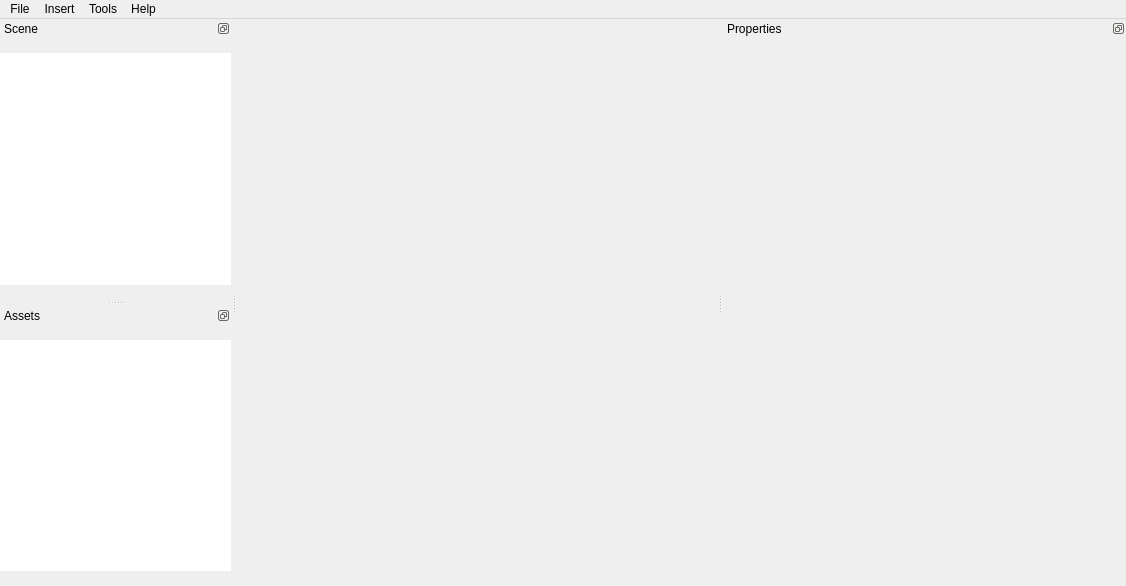
<?xml version="1.0" encoding="UTF-8"?>
<ui version="4.0">
 <class>element_editor</class>
 <widget class="QMainWindow" name="element_editor">
  <property name="geometry">
   <rect>
    <x>0</x>
    <y>0</y>
    <width>1126</width>
    <height>586</height>
   </rect>
  </property>
  <property name="windowTitle">
   <string notr="true">Element Editor</string>
  </property>
  <widget class="QWidget" name="render_canvas">
   <property name="minimumSize">
    <size>
     <width>480</width>
     <height>480</height>
    </size>
   </property>
   <layout class="QHBoxLayout" name="render_canvas_layout">
    <property name="spacing">
     <number>0</number>
    </property>
    <property name="leftMargin">
     <number>0</number>
    </property>
    <property name="topMargin">
     <number>0</number>
    </property>
    <property name="rightMargin">
     <number>0</number>
    </property>
    <property name="bottomMargin">
     <number>0</number>
    </property>
   </layout>
  </widget>
  <widget class="QDockWidget" name="scene_dock">
   <property name="enabled">
    <bool>true</bool>
   </property>
   <property name="minimumSize">
    <size>
     <width>160</width>
     <height>250</height>
    </size>
   </property>
   <property name="floating">
    <bool>false</bool>
   </property>
   <property name="features">
    <set>QDockWidget::DockWidgetFloatable|QDockWidget::DockWidgetMovable</set>
   </property>
   <property name="windowTitle">
    <string>Scene</string>
   </property>
   <attribute name="dockWidgetArea">
    <number>1</number>
   </attribute>
   <widget class="QWidget" name="scene">
    <property name="enabled">
     <bool>true</bool>
    </property>
    <layout class="QHBoxLayout" name="scene_layout">
     <property name="spacing">
      <number>0</number>
     </property>
     <property name="leftMargin">
      <number>0</number>
     </property>
     <property name="topMargin">
      <number>15</number>
     </property>
     <property name="rightMargin">
      <number>0</number>
     </property>
     <property name="bottomMargin">
      <number>15</number>
     </property>
     <item>
      <widget class="element::ui::activable_tree" name="scene_tree">
       <property name="contextMenuPolicy">
        <enum>Qt::CustomContextMenu</enum>
       </property>
       <property name="frameShape">
        <enum>QFrame::NoFrame</enum>
       </property>
       <property name="dragEnabled">
        <bool>true</bool>
       </property>
       <property name="dragDropMode">
        <enum>QAbstractItemView::DragDrop</enum>
       </property>
       <attribute name="headerVisible">
        <bool>false</bool>
       </attribute>
      </widget>
     </item>
    </layout>
   </widget>
  </widget>
  <widget class="QDockWidget" name="assets_dock">
   <property name="minimumSize">
    <size>
     <width>120</width>
     <height>250</height>
    </size>
   </property>
   <property name="features">
    <set>QDockWidget::DockWidgetFloatable|QDockWidget::DockWidgetMovable</set>
   </property>
   <property name="windowTitle">
    <string>Assets</string>
   </property>
   <attribute name="dockWidgetArea">
    <number>1</number>
   </attribute>
   <widget class="QWidget" name="assets">
    <layout class="QHBoxLayout" name="assets_layout">
     <property name="spacing">
      <number>0</number>
     </property>
     <property name="leftMargin">
      <number>0</number>
     </property>
     <property name="topMargin">
      <number>15</number>
     </property>
     <property name="rightMargin">
      <number>0</number>
     </property>
     <property name="bottomMargin">
      <number>15</number>
     </property>
     <item>
      <widget class="element::ui::activable_tree" name="assets_tree">
       <property name="contextMenuPolicy">
        <enum>Qt::CustomContextMenu</enum>
       </property>
       <property name="frameShape">
        <enum>QFrame::NoFrame</enum>
       </property>
       <property name="dragEnabled">
        <bool>true</bool>
       </property>
       <property name="dragDropMode">
        <enum>QAbstractItemView::DragDrop</enum>
       </property>
       <property name="sortingEnabled">
        <bool>true</bool>
       </property>
       <property name="headerHidden">
        <bool>true</bool>
       </property>
      </widget>
     </item>
    </layout>
   </widget>
  </widget>
  <widget class="QDockWidget" name="properties_dock">
   <property name="minimumSize">
    <size>
     <width>403</width>
     <height>250</height>
    </size>
   </property>
   <property name="features">
    <set>QDockWidget::DockWidgetFloatable|QDockWidget::DockWidgetMovable</set>
   </property>
   <property name="windowTitle">
    <string>Properties</string>
   </property>
   <attribute name="dockWidgetArea">
    <number>2</number>
   </attribute>
   <widget class="QWidget" name="properties">
    <layout class="QVBoxLayout" name="properties_layout">
     <property name="spacing">
      <number>0</number>
     </property>
     <property name="leftMargin">
      <number>0</number>
     </property>
     <property name="topMargin">
      <number>0</number>
     </property>
     <property name="rightMargin">
      <number>0</number>
     </property>
     <property name="bottomMargin">
      <number>0</number>
     </property>
     <item>
      <widget class="QScrollArea" name="properties_scroll">
       <property name="sizePolicy">
        <sizepolicy hsizetype="Minimum" vsizetype="Minimum">
         <horstretch>0</horstretch>
         <verstretch>0</verstretch>
        </sizepolicy>
       </property>
       <property name="frameShape">
        <enum>QFrame::NoFrame</enum>
       </property>
       <property name="horizontalScrollBarPolicy">
        <enum>Qt::ScrollBarAlwaysOff</enum>
       </property>
       <property name="widgetResizable">
        <bool>true</bool>
       </property>
       <property name="alignment">
        <set>Qt::AlignLeading|Qt::AlignLeft|Qt::AlignTop</set>
       </property>
       <widget class="QWidget" name="properties_container_default">
        <property name="geometry">
         <rect>
          <x>0</x>
          <y>0</y>
          <width>403</width>
          <height>526</height>
         </rect>
        </property>
       </widget>
      </widget>
     </item>
    </layout>
   </widget>
  </widget>
  <widget class="QMenuBar" name="menu_bar">
   <property name="geometry">
    <rect>
     <x>0</x>
     <y>0</y>
     <width>1126</width>
     <height>30</height>
    </rect>
   </property>
   <widget class="QMenu" name="menu_file">
    <property name="title">
     <string>File</string>
    </property>
    <addaction name="action_save"/>
    <addaction name="action_reload"/>
    <addaction name="action_close"/>
    <addaction name="separator"/>
    <addaction name="action_preview"/>
    <addaction name="action_preview_current_scene"/>
    <addaction name="separator"/>
    <addaction name="action_properties"/>
    <addaction name="separator"/>
    <addaction name="action_exit"/>
   </widget>
   <widget class="QMenu" name="menu_insert">
    <property name="title">
     <string>Insert</string>
    </property>
    <widget class="element::ui::menu_new_node" name="menu_new_node">
     <property name="enabled">
      <bool>false</bool>
     </property>
     <property name="title">
      <string>New node...</string>
     </property>
    </widget>
    <widget class="QMenu" name="menu_create_new_asset">
     <property name="title">
      <string>Create new asset...</string>
     </property>
    </widget>
    <addaction name="menu_new_node"/>
    <addaction name="menu_create_new_asset"/>
   </widget>
   <widget class="QMenu" name="menu_help">
    <property name="title">
     <string>Help</string>
    </property>
    <addaction name="action_about"/>
    <addaction name="separator"/>
    <addaction name="action_about_qt"/>
   </widget>
   <widget class="QMenu" name="menu_tools">
    <property name="title">
     <string>Tools</string>
    </property>
    <addaction name="action_import_3d_model"/>
   </widget>
   <addaction name="menu_file"/>
   <addaction name="menu_insert"/>
   <addaction name="menu_tools"/>
   <addaction name="menu_help"/>
  </widget>
  <action name="action_save">
   <property name="enabled">
    <bool>false</bool>
   </property>
   <property name="text">
    <string>Save</string>
   </property>
   <property name="toolTip">
    <string>Save current scene</string>
   </property>
   <property name="shortcut">
    <string>Ctrl+S</string>
   </property>
  </action>
  <action name="action_reload">
   <property name="enabled">
    <bool>false</bool>
   </property>
   <property name="text">
    <string>Reload</string>
   </property>
   <property name="toolTip">
    <string>Reload current scene</string>
   </property>
   <property name="shortcut">
    <string>Ctrl+R</string>
   </property>
  </action>
  <action name="action_preview">
   <property name="text">
    <string>Preview</string>
   </property>
   <property name="toolTip">
    <string>Launch preview mode</string>
   </property>
   <property name="shortcut">
    <string>F5</string>
   </property>
  </action>
  <action name="action_preview_current_scene">
   <property name="enabled">
    <bool>false</bool>
   </property>
   <property name="text">
    <string>Preview current scene</string>
   </property>
   <property name="toolTip">
    <string>Launch preview mode (current scene)</string>
   </property>
   <property name="shortcut">
    <string>Ctrl+F5</string>
   </property>
  </action>
  <action name="action_close">
   <property name="enabled">
    <bool>false</bool>
   </property>
   <property name="text">
    <string>Close</string>
   </property>
   <property name="toolTip">
    <string>Close current scene</string>
   </property>
   <property name="shortcut">
    <string>Ctrl+W</string>
   </property>
  </action>
  <action name="action_properties">
   <property name="text">
    <string>Properties</string>
   </property>
   <property name="toolTip">
    <string>Project properties</string>
   </property>
  </action>
  <action name="action_exit">
   <property name="text">
    <string>Exit</string>
   </property>
   <property name="toolTip">
    <string>Exit Element Editor</string>
   </property>
   <property name="shortcut">
    <string>Ctrl+Q</string>
   </property>
  </action>
  <action name="action_about">
   <property name="text">
    <string>About...</string>
   </property>
  </action>
  <action name="action_about_qt">
   <property name="text">
    <string>About Qt...</string>
   </property>
  </action>
  <action name="action_import_3d_model">
   <property name="text">
    <string>Import 3D model...</string>
   </property>
  </action>
  <action name="actiona">
   <property name="text">
    <string>a</string>
   </property>
  </action>
  <action name="actiona_2">
   <property name="text">
    <string>a</string>
   </property>
  </action>
 </widget>
 <customwidgets>
  <customwidget>
   <class>element::ui::menu_new_node</class>
   <extends>QMenu</extends>
   <header location="global">ui/menus/menu_new_node.h</header>
  </customwidget>
  <customwidget>
   <class>element::ui::activable_tree</class>
   <extends>QTreeView</extends>
   <header location="global">ui/widgets/activable_tree.h</header>
  </customwidget>
 </customwidgets>
 <resources/>
 <connections/>
</ui>
